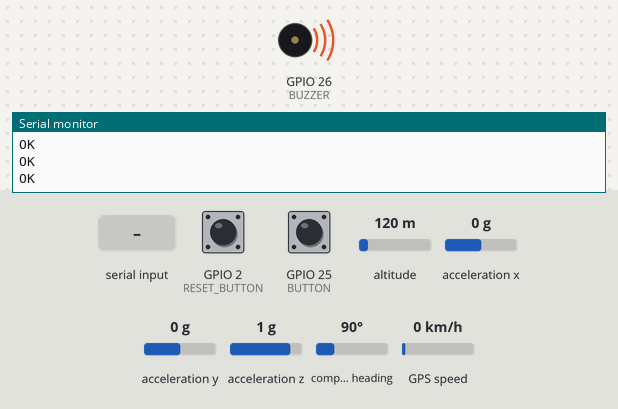
Bench run of a sketch on a simulated ESP32. Shown: buzzer (waves = sounding, pin HIGH), the last lines printed to the serial monitor. Wiring (inferred from the names in the program): ADXL345 accelerometer at I2C address 0x53. Inputs (shaded band) come from the test bench; at power-on: GPIO 2 (RESET_BUTTON) HIGH, GPIO 25 (BUTTON) HIGH, altitude 120 m, acceleration x 0 g, acceleration y 0 g, acceleration z 1 g, compass heading 90°, GPS speed 0 km/h. The GPS gets a fix after 3 s at 37.7749, -122.4194 with 8 satellites; the modem accepts every AT command (registered, SIM ready, sends succeed) and sends nothing else.

Above: at 10.5 s.
At 12.2 s:
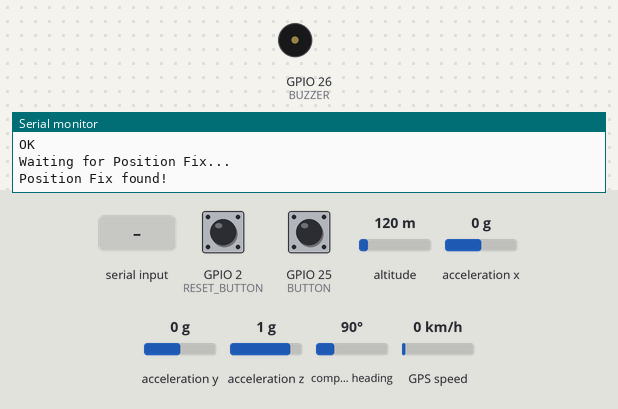
12.3 s: "gps" received over the second serial link
Timing chart, 0 to 15.3 s (numbered marks = the images above; inputs shaded):
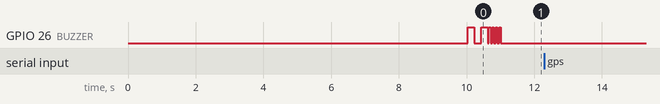

The sketch:

Accident_Alert_System.ino
```cpp
#include <SoftwareSerial.h>
#include <Wire.h>  // Wire library - used for I2C communication
#include <TinyGPS++.h>

#define rxPin 19
#define txPin 18
#define BUZZER 26
#define BUTTON 25
#define RESET_BUTTON 2

SoftwareSerial sim800L(rxPin,txPin);
SoftwareSerial gpsSerial(16, 17); // RX, TX
TinyGPSPlus gps;

int ADXL345 = 0x53; // The ADXL345 sensor I2C address
int triggerMagnitude = 40;
bool trigflag = true;
bool crash_detected = false;
float X_out, Y_out, Z_out = 0;  // Outputs
unsigned long startTime;
unsigned long crash_time;
unsigned long shock_delay = 12000; //shock delay should be higher than alert delay
unsigned long alert_delay = 10000;

String buff;

//--------------------------------------------------------------------------------------------
//                                        SETUP FUNCTION
//--------------------------------------------------------------------------------------------
void setup()
{
  //--------------------------------------------------------------------------------------------
  //                                        SIM 800L SETUP
  //--------------------------------------------------------------------------------------------

  //Begin serial communication with Arduino and Arduino IDE (Serial Monitor)
  Serial.begin(9600);

  //Begin serial communication with Arduino and SIM800L
  sim800L.begin(9600);

  gpsSerial.begin(9600);

  Serial.println("Initializing...");

  sim800L.println("AT");
  waitForResponse();

  sim800L.println("ATE1");
  waitForResponse();

  sim800L.println("AT+CMGF=1");
  waitForResponse();

  sim800L.println("AT+CNMI=1,2,0,0,0");
  waitForResponse();

  //--------------------------------------------------------------------------------------------

  pinMode(BUZZER, OUTPUT);
  pinMode(BUTTON, INPUT_PULLUP);
  pinMode(RESET_BUTTON, INPUT_PULLUP);

  digitalWrite(RESET_BUTTON, LOW);
  digitalWrite(BUZZER, LOW);
  delay(20);
  digitalWrite(BUZZER,HIGH);
  delay(200);
  digitalWrite(BUZZER,LOW);
  delay(200);
  digitalWrite(BUZZER,HIGH);
  delay(200);
  digitalWrite(BUZZER,LOW); // Power ON indicator (Two beeps)

  //--------------------------------------------------------------------------------------------
  //                                        ADXL 345 SETUP
  //--------------------------------------------------------------------------------------------

  Wire.begin(); // Initiate the Wire library
  // Set ADXL345 in measuring mode
  Wire.beginTransmission(ADXL345); // Start communicating with the device
  Wire.write(0x2D); // Access/ talk to POWER_CTL Register - 0x2D
  // Enable measurement
  Wire.write(8); // (8dec -> 0000 1000 binary) Bit D3 High for measuring enable
  Wire.endTransmission();
  delay(10);

  //--------------------------------------------------------------------------------------------
  //                                       GPS MODULE SETUP
  //--------------------------------------------------------------------------------------------

  Serial.println("Waiting for Position Fix...");

  // Wait until a valid position fix is obtained
  while (!gps.location.isValid()) {
      while (gpsSerial.available() > 0) {
          gps.encode(gpsSerial.read());
      }
  }
  Serial.println("Position Fix found!");
  triggerBuzzer();
}

//--------------------------------------------------------------------------------------------
//                                       LOOP FUNCTION
//--------------------------------------------------------------------------------------------

void loop()
{
  //--------------------------------------------------------------------------------------------
  //                         RESET the ESP32 when pushbutton pressed
  //--------------------------------------------------------------------------------------------
  if (digitalRead(RESET_BUTTON) == LOW) {
      // Reset the ESP32
      ESP.restart();
  }
  //--------------------------------------------------------------------------------------------
  //                   Sending GPS Location when recieved "gps" to SIM 800l
  //--------------------------------------------------------------------------------------------
  while(sim800L.available()){
    buff = sim800L.readString();
    Serial.println(buff);
    buff.trim();

    // Check if the received SMS contains "gps"
    if (buff.indexOf("gps") != -1)
    {
      send_GPSLocation();
    }
  }

  //--------------------------------------------------------------------------------------------
  //                               Reading Accelerometer data
  //--------------------------------------------------------------------------------------------

  float oldX = X_out;
  float oldY = Y_out;
  float oldZ = Z_out;

  Wire.beginTransmission(ADXL345);
  Wire.write(0x32); // Start with register 0x32 (ACCEL_XOUT_H)
  Wire.endTransmission(false);
  Wire.requestFrom(ADXL345, 6, true); // Read 6 registers total, each axis value is stored in 2 registers
  X_out = ( Wire.read()| Wire.read() << 8); // X-axis value
  X_out = X_out/256; //For a range of +-2g, we need to divide the raw values by 256, according to the datasheet
  if (X_out >= 100){
    X_out = X_out - 256;
  }
  Y_out = ( Wire.read()| Wire.read() << 8); // Y-axis value
  Y_out = Y_out/256;
  if (Y_out >= 100){
    Y_out = Y_out - 256;
  }
  Z_out = ( Wire.read()| Wire.read() << 8); // Z-axis value
  Z_out = Z_out/256;
  if (Z_out >= 100){
    Z_out = Z_out - 256;
  }

  float delX = oldX - X_out;
  float delY = oldY - Y_out;
  float delZ = oldZ - Z_out;

  float magnitude = (sqrt(sq(delX) + sq(delY) + sq(delZ)))*20;

  if (magnitude > triggerMagnitude && trigflag){
    digitalWrite(BUZZER, HIGH);
    crash_detected = true;
    crash_time = millis();

  }

  if (millis() - crash_time >= alert_delay && crash_detected){

      digitalWrite(BUZZER, LOW);
      Serial.print("Xa= ");
      Serial.print(X_out);
      Serial.print("   Ya= ");
      Serial.print(Y_out);
      Serial.print("   Za= ");
      Serial.print(Z_out);
      Serial.print("   Magnitude = ");
      Serial.println(magnitude);

      trigflag = false;
      startTime = millis();

      crash_detected = false;
      crash_time = 0;
      send_sms();
      delay(10000);
      make_call();


  }

  if(digitalRead(BUTTON) == LOW){
    delay(200);
    digitalWrite(BUZZER, LOW);
    crash_detected = false;
    crash_time = 0;
    trigflag = true;
    startTime = 0;
  }

  if (millis() - startTime >= shock_delay){
    trigflag = true;
    startTime = 0;
  }

  delay(100);
}

////////////////////    sim 800l functions   /////////////////////////

void send_sms(){
  sim800L.print("AT+CMGS=\"+94711845575\"\r");
  waitForResponse();

  sim800L.print("Accident alert !  ");
  get_gps();
  sim800L.write(0x1A);
  waitForResponse();
}

void make_call(){
  sim800L.println("ATD+94711845575;");
  waitForResponse();
}

void waitForResponse(){
  delay(1000);
  while(sim800L.available()){
    Serial.println(sim800L.readString());
  }
  sim800L.read();
}

////////////////////    GPS Module functions   /////////////////////////

void get_gps() {
    unsigned long startTime = millis();

    while (millis() - startTime < 5000) {
        while (gpsSerial.available() > 0) {
            char c = gpsSerial.read();
            gps.encode(c);  // Update the TinyGPS object with incoming characters
        }
    }

    if (gps.location.isValid()) {
        // Print Google Maps link
        sim800L.print("Location :  https://www.google.com/maps?q=");
        sim800L.print(gps.location.lat(), 6);
        sim800L.print(",");
        sim800L.println(gps.location.lng(), 6);
    }

    delay(5000);  // Wait for 5 seconds before the next iteration
}

void send_GPSLocation(){
  sim800L.print("AT+CMGS=\"+94711845575\"\r");
  waitForResponse();

  get_gps();
  sim800L.write(0x1A);
  waitForResponse();
}

void triggerBuzzer() {
  for (int i=0; i < 4; i++){
    digitalWrite(BUZZER, HIGH);
    delay(50);
    digitalWrite(BUZZER, LOW);
    delay(50);
  }
}
```
